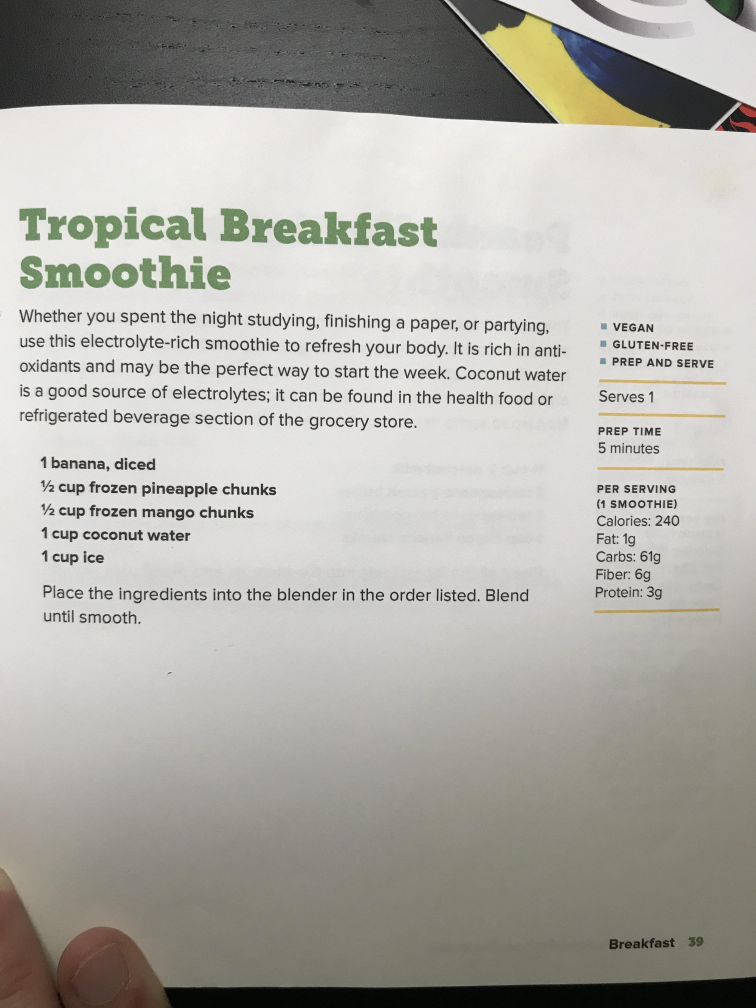
#> input picture cc/pics/tropical_breakfast_smoothie.jpg, 3024 x 4032 px (shown at 1/4 size)
$ jupyter execute cookbook.ipynb
#> lines starting #> are read from the running program, lines starting #| are printed output that depends on the picture; after the words box and inside, x2 and y2 are one past the last pixel; in counts of white or black regions, pixels touching at a corner belong together
# TODO
- image processing (divide into text type): detect title text (large, green) and recipe text (bold) [able to isolate title (green) but probably not possible to isolate bold text]
- image processing 2 (divide into groups): detect each grouping of text and use position on page to determine which are important
- figure out how to read fractions

[cell 1]
def plotimage(img, cmap=None):
    plt.imshow(img, cmap)
    plt.xticks([]), plt.yticks([])  # to hide tick values on X and Y axis
    plt.show()

[cell 2]
# convert image to grayscale
# apply binary threshold
# apply dilation to thicken lines
# identify contours (findContours)
# draw bounding box
# algorithm

[cell 3]
import cv2
import matplotlib.pyplot as plt

[cell 4]
img = cv2.imread('pics/tropical_breakfast_smoothie.jpg')
#> img is the input picture: shape (4032, 3024, 3); mean B, G, R 167, 173.1, 174.6
gray = cv2.cvtColor(img, cv2.COLOR_BGR2GRAY)
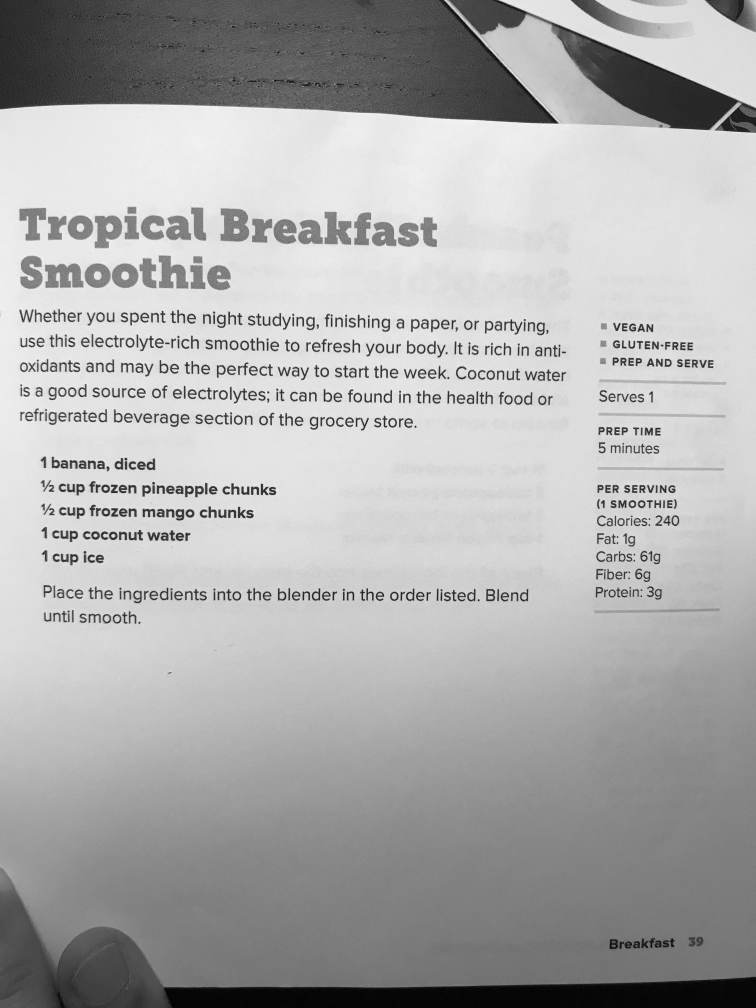
#> gray: shape (4032, 3024) (shown at 1/4 size); min 0, max 255, mean 172.9
_,thresh = cv2.threshold(gray,150,255,cv2.THRESH_BINARY_INV) # threshold
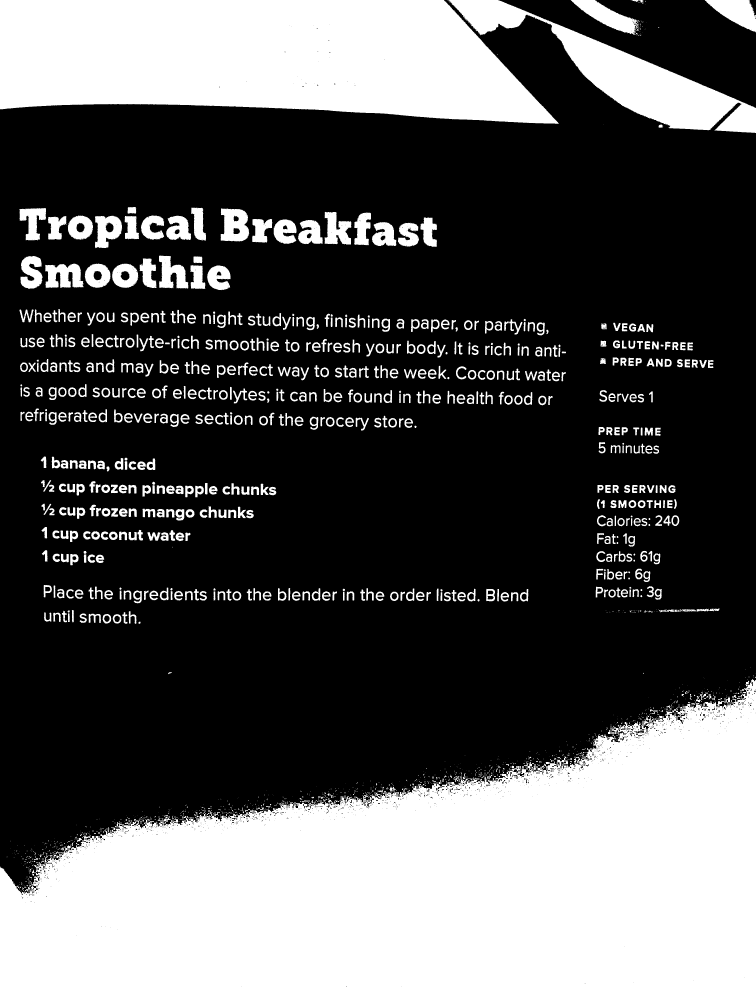
#> thresh: shape (4032, 3024) (shown at 1/4 size); 34.5% white; 1882 white regions (1077 under 20 px), largest, box (x1, y1, x2, y2) and area: (0, 2717, 3024, 4032) 2647342, (0, 0, 2235, 495) 878845, (1795, 0, 3024, 532) 166290
kernel = cv2.getStructuringElement(cv2.MORPH_RECT,(3,3))
dilated = cv2.dilate(thresh,kernel,iterations = 35) # dilate
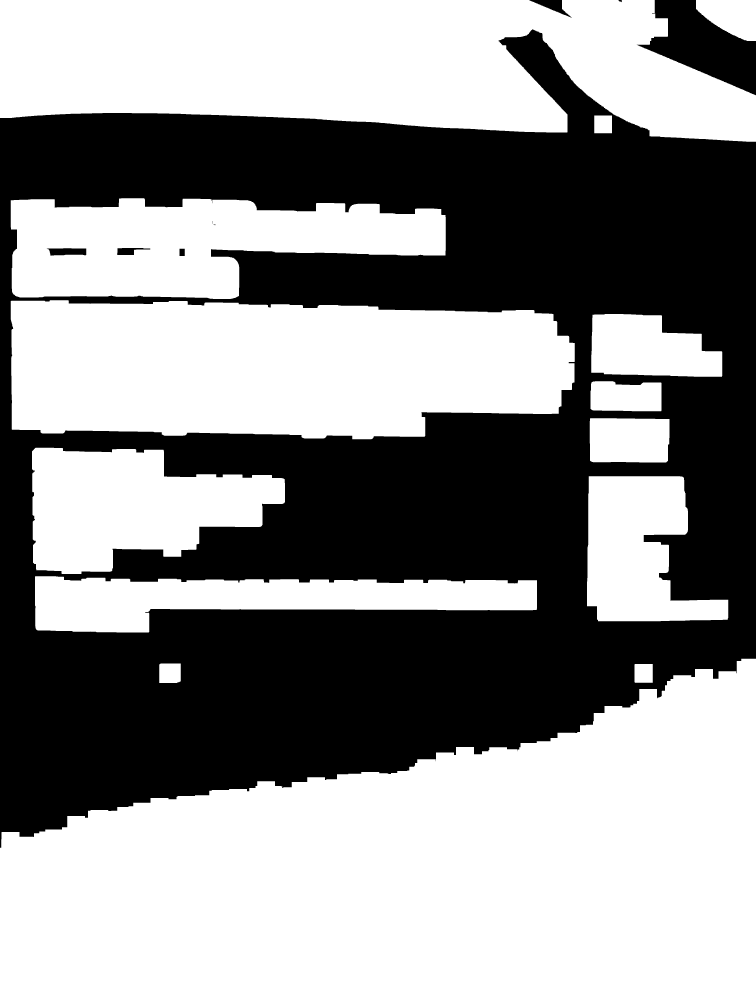
#> dilated: shape (4032, 3024) (shown at 1/4 size); 57% white; 10 black regions (3 under 20 px)
#plotimage(dilated, 'gray')
contours,hierarchy = cv2.findContours(dilated,cv2.RETR_EXTERNAL,cv2.CHAIN_APPROX_NONE)
#> contours = 14 contours; largest, box (x1, y1, x2, y2) and area: (0, 2635, 3024, 4032) 2990745, (0, 0, 3024, 567) 1308022, (43, 1201, 2299, 1757) 1085342, (43, 793, 1783, 1196) 485711, (128, 1791, 1140, 2296) 340194
for contour in contours:
    # get rectangle bounding contour
    [x,y,w,h] = cv2.boundingRect(contour)

    # discard areas that are too large
    if w>3000:
        continue

    # discard areas that are too small
    if h<100 or w<100:
        continue

    print(w,h)

    # draw rectangle around contour on original image
    cv2.rectangle(img,(x,y),(x+w,y+h),(255,0,255),2)
#> this loop made 14 passes
#> (x, y, w, h) on passes 1 to 12: (2538, 2656, 73, 75), (637, 2654, 86, 78), (0, 2635, 3024, 1397), (140, 2305, 2008, 225), (2348, 1905, 565, 580), (128, 1791, 1012, 505), (2359, 1673, 319, 177), (2362, 1525, 284, 120), (2365, 1256, 524, 251), (43, 1201, 2256, 556), (43, 793, 1740, 403), (2377, 462, 71, 71)
#| 2008 225
#| 565 580
#| 1012 505
#| 319 177
#| 284 120
#| 524 251
#| 2256 556
#| 1740 403
#> (further printed lines are left out)
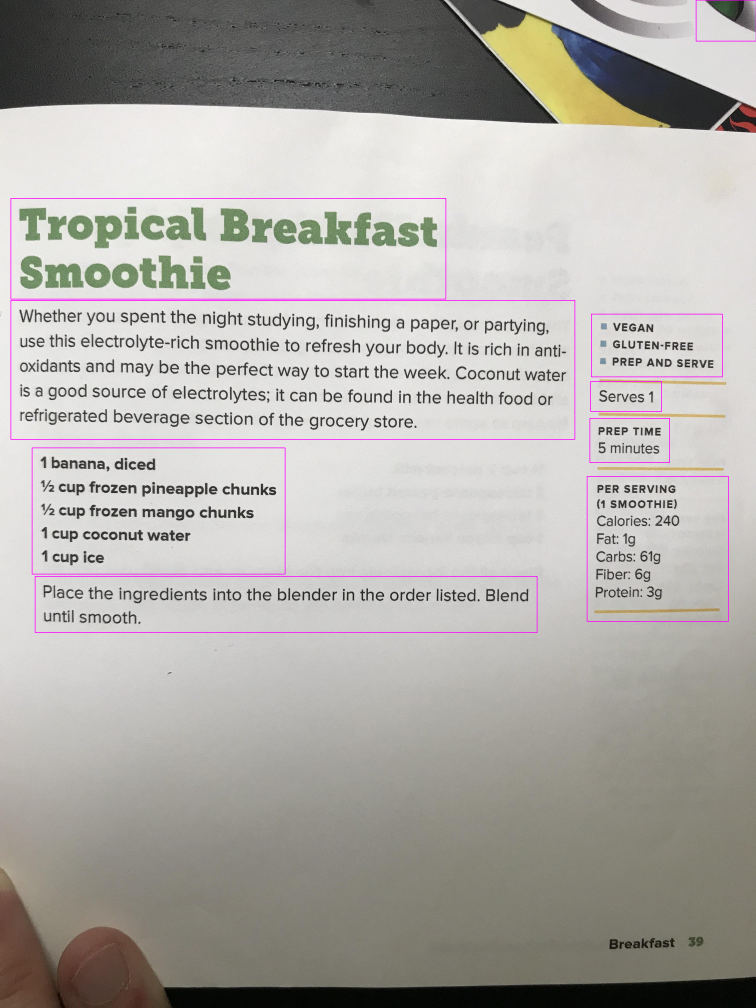
#> img: shape (4032, 3024, 3) (shown at 1/4 size); mean B, G, R 167.2, 171.9, 174.8
plotimage(img)

$ run again, with cc/pics/go_to_green_smootie.jpg copied over cc/pics/tropical_breakfast_smoothie.jpg
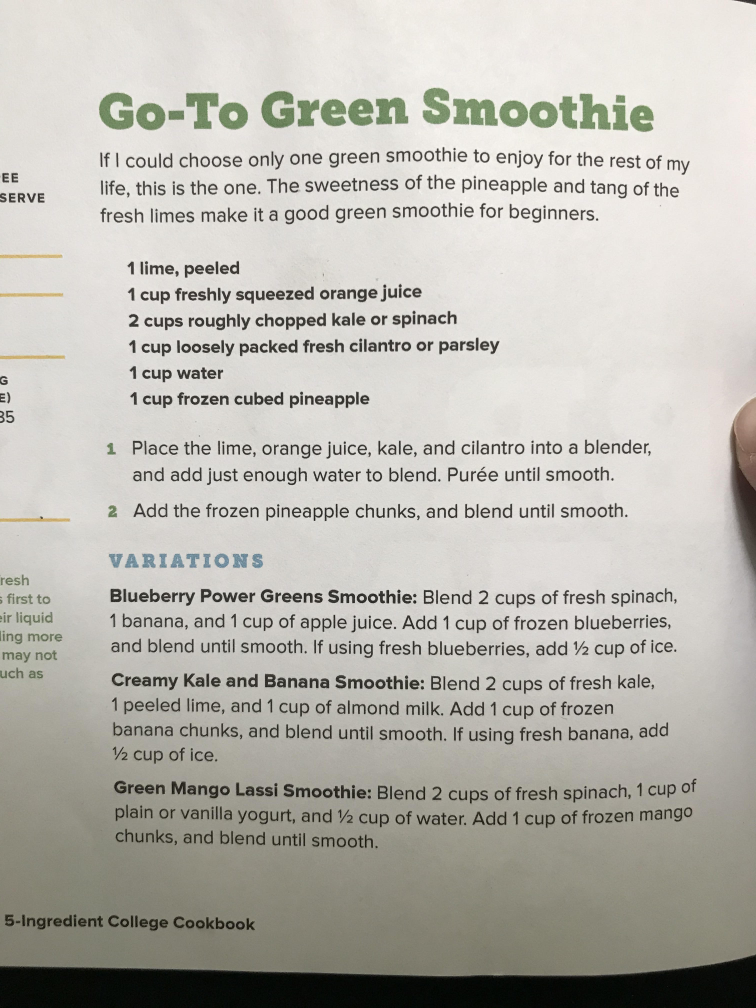
#> input picture cc/pics/go_to_green_smootie.jpg, 3024 x 4032 px (shown at 1/4 size)
#> img is the input picture: shape (4032, 3024, 3); mean B, G, R 176.1, 183.3, 185.4
#> `_,thresh = cv2.threshold(gray,150,255,cv2.THRESH_BINARY_INV)`:
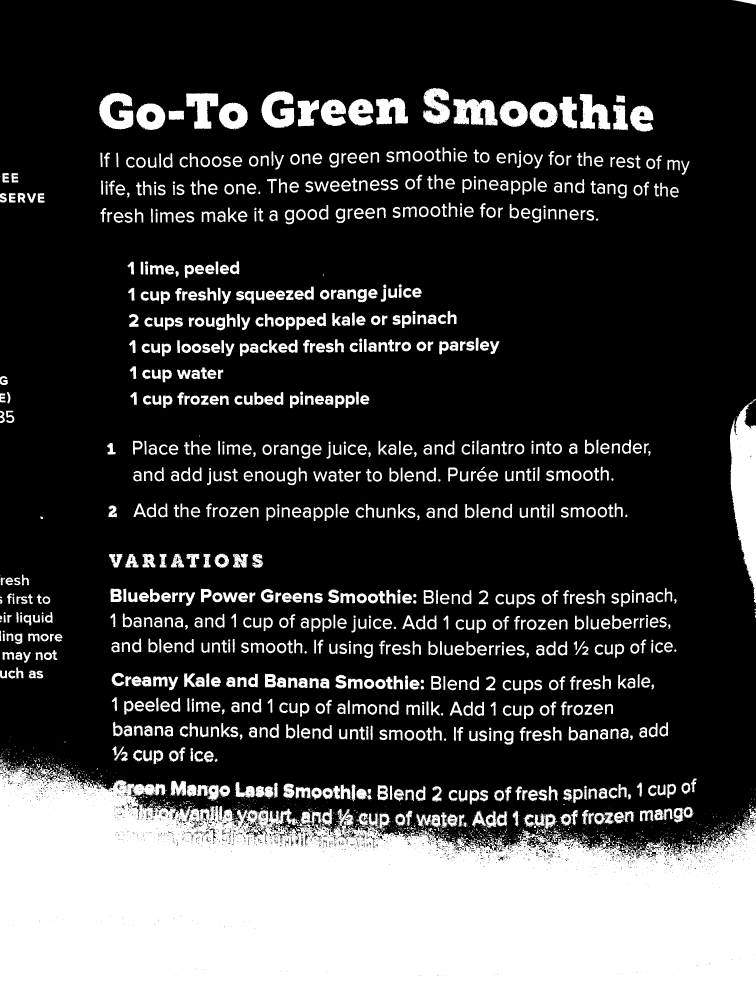
#> thresh: shape (4032, 3024) (shown at 1/4 size); 25.9% white; 3626 white regions (2436 under 20 px), largest, box (x1, y1, x2, y2) and area: (0, 3052, 3024, 4032) 2229413, (2919, 1606, 3024, 2413) 52653, (1813, 395, 1990, 503) 13264
#> dilated: shape (4032, 3024); 60.4% white; 2 black regions
#> contours = 13 contours; largest, box (x1, y1, x2, y2) and area: (0, 2317, 3024, 4032) 4357631, (366, 554, 2793, 933) 780580, (475, 1009, 2032, 1668) 675871, (393, 1706, 2638, 1976) 483022, (361, 317, 2649, 562) 426454
#> the loop `for contour in contours:` made 13 passes
#> (x, y, w, h) on passes 1 to 8: (0, 2317, 3024, 1715), (0, 2263, 285, 486), (401, 2180, 686, 127), (126, 2030, 81, 81), (398, 1978, 2147, 141), (393, 1706, 2245, 270), (2884, 1561, 140, 945), (0, 1469, 93, 258)
#> (printed output is left out)
#> after the loop `for contour in contours:`:
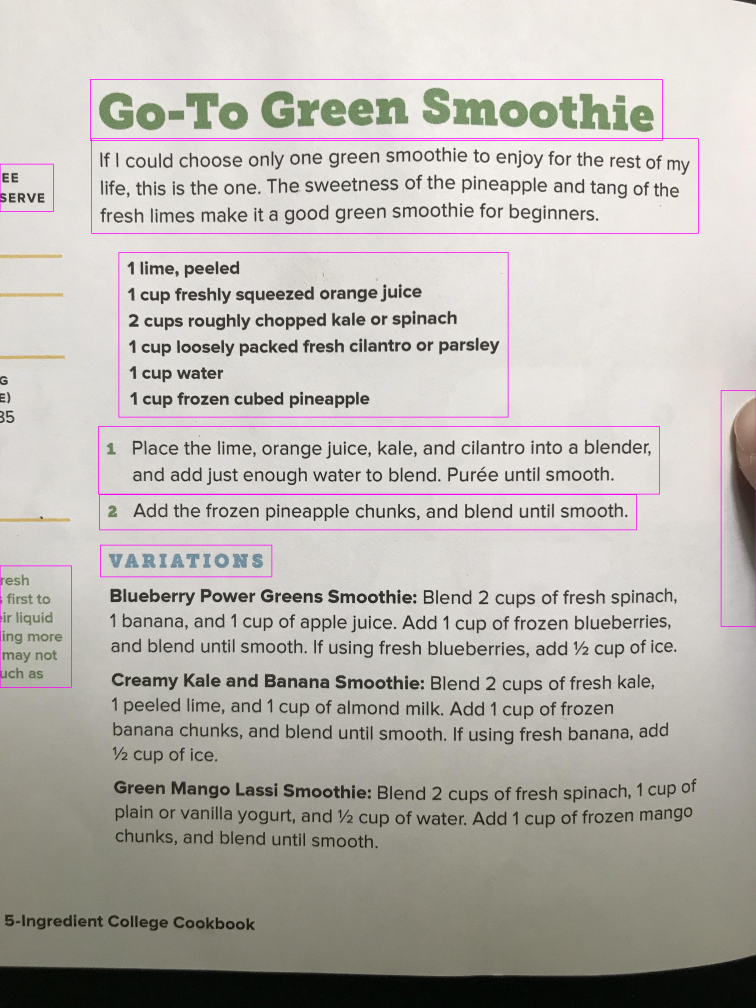
#> img: shape (4032, 3024, 3) (shown at 1/4 size); mean B, G, R 176.4, 181.7, 185.6
